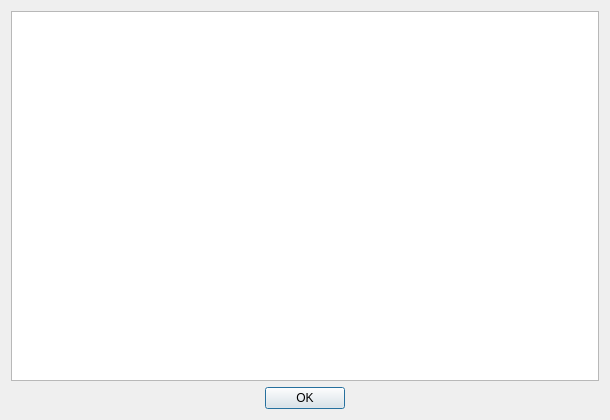
<?xml version="1.0" encoding="UTF-8"?>
<ui version="4.0">
 <class>License</class>
 <widget class="QDialog" name="License">
  <property name="geometry">
   <rect>
    <x>0</x>
    <y>0</y>
    <width>610</width>
    <height>420</height>
   </rect>
  </property>
  <property name="minimumSize">
   <size>
    <width>610</width>
    <height>420</height>
   </size>
  </property>
  <property name="maximumSize">
   <size>
    <width>610</width>
    <height>420</height>
   </size>
  </property>
  <property name="windowTitle">
   <string>OpenGeoSys Software License</string>
  </property>
  <layout class="QVBoxLayout" name="verticalLayout">
   <item>
    <widget class="QTextBrowser" name="licenseTextBrowser"/>
   </item>
   <item>
    <layout class="QHBoxLayout" name="horizontalLayout">
     <item>
      <spacer name="horizontalSpacer">
       <property name="orientation">
        <enum>Qt::Horizontal</enum>
       </property>
       <property name="sizeHint" stdset="0">
        <size>
         <width>40</width>
         <height>20</height>
        </size>
       </property>
      </spacer>
     </item>
     <item>
      <widget class="QPushButton" name="okPushButton">
       <property name="text">
        <string>OK</string>
       </property>
      </widget>
     </item>
     <item>
      <spacer name="horizontalSpacer_2">
       <property name="orientation">
        <enum>Qt::Horizontal</enum>
       </property>
       <property name="sizeHint" stdset="0">
        <size>
         <width>40</width>
         <height>20</height>
        </size>
       </property>
      </spacer>
     </item>
    </layout>
   </item>
  </layout>
 </widget>
 <tabstops>
  <tabstop>okPushButton</tabstop>
  <tabstop>licenseTextBrowser</tabstop>
 </tabstops>
 <resources/>
 <connections/>
</ui>
